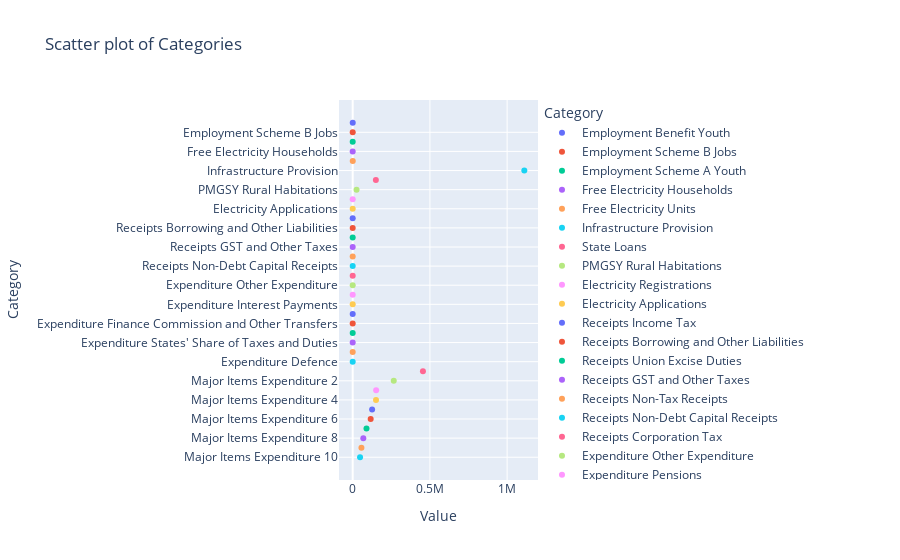

This figure's notebook cell:
### Code cell
fig_scatter = px.scatter(budget_df, x = "Value", y = "Category", color="Category", title="Scatter plot of Categories",
           labels={"Value": "Value", "Category":"Category"})
fig_scatter.show()

### Figure 1 — Plotly figure (JSON) as saved in the notebook; plotly's stock layout.template omitted (floating-point values rounded to 4 significant figures)
{"data": [{"hovertemplate": "Category=%{y}<br>Value=%{x}<extra></extra>", "legendgroup": "Employment Benefit Youth", "marker": {"color": "#636efa", "symbol": "circle"}, "mode": "markers", "name": "Employment Benefit Youth", "orientation": "h", "showlegend": true, "type": "scatter", "x": [210], "xaxis": "x", "y": ["Employment Benefit Youth"], "yaxis": "y"}, {"hovertemplate": "Category=%{y}<br>Value=%{x}<extra></extra>", "legendgroup": "Employment Scheme B Jobs", "marker": {"color": "#EF553B", "symbol": "circle"}, "mode": "markers", "name": "Employment Scheme B Jobs", "orientation": "h", "showlegend": true, "type": "scatter", "x": [50], "xaxis": "x", "y": ["Employment Scheme B Jobs"], "yaxis": "y"}, {"hovertemplate": "Category=%{y}<br>Value=%{x}<extra></extra>", "legendgroup": "Employment Scheme A Youth", "marker": {"color": "#00cc96", "symbol": "circle"}, "mode": "markers", "name": "Employment Scheme A Youth", "orientation": "h", "showlegend": true, "type": "scatter", "x": [30], "xaxis": "x", "y": ["Employment Scheme A Youth"], "yaxis": "y"}, {"hovertemplate": "Category=%{y}<br>Value=%{x}<extra></extra>", "legendgroup": "Free Electricity Households", "marker": {"color": "#ab63fa", "symbol": "circle"}, "mode": "markers", "name": "Free Electricity Households", "orientation": "h", "showlegend": true, "type": "scatter", "x": [1], "xaxis": "x", "y": ["Free Electricity Households"], "yaxis": "y"}, {"hovertemplate": "Category=%{y}<br>Value=%{x}<extra></extra>", "legendgroup": "Free Electricity Units", "marker": {"color": "#FFA15A", "symbol": "circle"}, "mode": "markers", "name": "Free Electricity Units", "orientation": "h", "showlegend": true, "type": "scatter", "x": [300], "xaxis": "x", "y": ["Free Electricity Units"], "yaxis": "y"}, {"hovertemplate": "Category=%{y}<br>Value=%{x}<extra></extra>", "legendgroup": "Infrastructure Provision", "marker": {"color": "#19d3f3", "symbol": "circle"}, "mode": "markers", "name": "Infrastructure Provision", "orientation": "h", "showlegend": true, "type": "scatter", "x": [1111111], "xaxis": "x", "y": ["Infrastructure Provision"], "yaxis": "y"}, {"hovertemplate": "Category=%{y}<br>Value=%{x}<extra></extra>", "legendgroup": "State Loans", "marker": {"color": "#FF6692", "symbol": "circle"}, "mode": "markers", "name": "State Loans", "orientation": "h", "showlegend": true, "type": "scatter", "x": [150000], "xaxis": "x", "y": ["State Loans"], "yaxis": "y"}, {"hovertemplate": "Category=%{y}<br>Value=%{x}<extra></extra>", "legendgroup": "PMGSY Rural Habitations", "marker": {"color": "#B6E880", "symbol": "circle"}, "mode": "markers", "name": "PMGSY Rural Habitations", "orientation": "h", "showlegend": true, "type": "scatter", "x": [25000], "xaxis": "x", "y": ["PMGSY Rural Habitations"], "yaxis": "y"}, {"hovertemplate": "Category=%{y}<br>Value=%{x}<extra></extra>", "legendgroup": "Electricity Registrations", "marker": {"color": "#FF97FF", "symbol": "circle"}, "mode": "markers", "name": "Electricity Registrations", "orientation": "h", "showlegend": true, "type": "scatter", "x": [1.28], "xaxis": "x", "y": ["Electricity Registrations"], "yaxis": "y"}, {"hovertemplate": "Category=%{y}<br>Value=%{x}<extra></extra>", "legendgroup": "Electricity Applications", "marker": {"color": "#FECB52", "symbol": "circle"}, "mode": "markers", "name": "Electricity Applications", "orientation": "h", "showlegend": true, "type": "scatter", "x": [14], "xaxis": "x", "y": ["Electricity Applications"], "yaxis": "y"}, {"hovertemplate": "Category=%{y}<br>Value=%{x}<extra></extra>", "legendgroup": "Receipts Income Tax", "marker": {"color": "#636efa", "symbol": "circle"}, "mode": "markers", "name": "Receipts Income Tax", "orientation": "h", "showlegend": true, "type": "scatter", "x": [19], "xaxis": "x", "y": ["Receipts Income Tax"], "yaxis": "y"}, {"hovertemplate": "Category=%{y}<br>Value=%{x}<extra></extra>", "legendgroup": "Receipts Borrowing and Other Liabilities", "marker": {"color": "#EF553B", "symbol": "circle"}, "mode": "markers", "name": "Receipts Borrowing and Other Liabilities", "orientation": "h", "showlegend": true, "type": "scatter", "x": [27], "xaxis": "x", "y": ["Receipts Borrowing and Other Liabilities"], "yaxis": "y"}, {"hovertemplate": "Category=%{y}<br>Value=%{x}<extra></extra>", "legendgroup": "Receipts Union Excise Duties", "marker": {"color": "#00cc96", "symbol": "circle"}, "mode": "markers", "name": "Receipts Union Excise Duties", "orientation": "h", "showlegend": true, "type": "scatter", "x": [5], "xaxis": "x", "y": ["Receipts Union Excise Duties"], "yaxis": "y"}, {"hovertemplate": "Category=%{y}<br>Value=%{x}<extra></extra>", "legendgroup": "Receipts GST and Other Taxes", "marker": {"color": "#ab63fa", "symbol": "circle"}, "mode": "markers", "name": "Receipts GST and Other Taxes", "orientation": "h", "showlegend": true, "type": "scatter", "x": [18], "xaxis": "x", "y": ["Receipts GST and Other Taxes"], "yaxis": "y"}, {"hovertemplate": "Category=%{y}<br>Value=%{x}<extra></extra>", "legendgroup": "Receipts Non-Tax Receipts", "marker": {"color": "#FFA15A", "symbol": "circle"}, "mode": "markers", "name": "Receipts Non-Tax Receipts", "orientation": "h", "showlegend": true, "type": "scatter", "x": [9], "xaxis": "x", "y": ["Receipts Non-Tax Receipts"], "yaxis": "y"}, {"hovertemplate": "Category=%{y}<br>Value=%{x}<extra></extra>", "legendgroup": "Receipts Non-Debt Capital Receipts", "marker": {"color": "#19d3f3", "symbol": "circle"}, "mode": "markers", "name": "Receipts Non-Debt Capital Receipts", "orientation": "h", "showlegend": true, "type": "scatter", "x": [4], "xaxis": "x", "y": ["Receipts Non-Debt Capital Receipts"], "yaxis": "y"}, {"hovertemplate": "Category=%{y}<br>Value=%{x}<extra></extra>", "legendgroup": "Receipts Corporation Tax", "marker": {"color": "#FF6692", "symbol": "circle"}, "mode": "markers", "name": "Receipts Corporation Tax", "orientation": "h", "showlegend": true, "type": "scatter", "x": [17], "xaxis": "x", "y": ["Receipts Corporation Tax"], "yaxis": "y"}, {"hovertemplate": "Category=%{y}<br>Value=%{x}<extra></extra>", "legendgroup": "Expenditure Other Expenditure", "marker": {"color": "#B6E880", "symbol": "circle"}, "mode": "markers", "name": "Expenditure Other Expenditure", "orientation": "h", "showlegend": true, "type": "scatter", "x": [9], "xaxis": "x", "y": ["Expenditure Other Expenditure"], "yaxis": "y"}, {"hovertemplate": "Category=%{y}<br>Value=%{x}<extra></extra>", "legendgroup": "Expenditure Pensions", "marker": {"color": "#FF97FF", "symbol": "circle"}, "mode": "markers", "name": "Expenditure Pensions", "orientation": "h", "showlegend": true, "type": "scatter", "x": [4], "xaxis": "x", "y": ["Expenditure Pensions"], "yaxis": "y"}, {"hovertemplate": "Category=%{y}<br>Value=%{x}<extra></extra>", "legendgroup": "Expenditure Interest Payments", "marker": {"color": "#FECB52", "symbol": "circle"}, "mode": "markers", "name": "Expenditure Interest Payments", "orientation": "h", "showlegend": true, "type": "scatter", "x": [19], "xaxis": "x", "y": ["Expenditure Interest Payments"], "yaxis": "y"}, {"hovertemplate": "Category=%{y}<br>Value=%{x}<extra></extra>", "legendgroup": "Expenditure Centrally Sponsored Scheme", "marker": {"color": "#636efa", "symbol": "circle"}, "mode": "markers", "name": "Expenditure Centrally Sponsored Scheme", "orientation": "h", "showlegend": true, "type": "scatter", "x": [8], "xaxis": "x", "y": ["Expenditure Centrally Sponsored Scheme"], "yaxis": "y"}, {"hovertemplate": "Category=%{y}<br>Value=%{x}<extra></extra>", "legendgroup": "Expenditure Finance Commission and Other Transfers", "marker": {"color": "#EF553B", "symbol": "circle"}, "mode": "markers", "name": "Expenditure Finance Commission and Other Transfers", "orientation": "h", "showlegend": true, "type": "scatter", "x": [9], "xaxis": "x", "y": ["Expenditure Finance Commission and Other Transfers"], "yaxis": "y"}, {"hovertemplate": "Category=%{y}<br>Value=%{x}<extra></extra>", "legendgroup": "Expenditure Central Sector Scheme", "marker": {"color": "#00cc96", "symbol": "circle"}, "mode": "markers", "name": "Expenditure Central Sector Scheme", "orientation": "h", "showlegend": true, "type": "scatter", "x": [16], "xaxis": "x", "y": ["Expenditure Central Sector Scheme"], "yaxis": "y"}, {"hovertemplate": "Category=%{y}<br>Value=%{x}<extra></extra>", "legendgroup": "Expenditure States' Share of Taxes and Duties", "marker": {"color": "#ab63fa", "symbol": "circle"}, "mode": "markers", "name": "Expenditure States' Share of Taxes and Duties", "orientation": "h", "showlegend": true, "type": "scatter", "x": [21], "xaxis": "x", "y": ["Expenditure States' Share of Taxes and Duties"], "yaxis": "y"}, {"hovertemplate": "Category=%{y}<br>Value=%{x}<extra></extra>", "legendgroup": "Expenditure Subsidies", "marker": {"color": "#FFA15A", "symbol": "circle"}, "mode": "markers", "name": "Expenditure Subsidies", "orientation": "h", "showlegend": true, "type": "scatter", "x": [6], "xaxis": "x", "y": ["Expenditure Subsidies"], "yaxis": "y"}, {"hovertemplate": "Category=%{y}<br>Value=%{x}<extra></extra>", "legendgroup": "Expenditure Defence", "marker": {"color": "#19d3f3", "symbol": "circle"}, "mode": "markers", "name": "Expenditure Defence", "orientation": "h", "showlegend": true, "type": "scatter", "x": [8], "xaxis": "x", "y": ["Expenditure Defence"], "yaxis": "y"}, {"hovertemplate": "Category=%{y}<br>Value=%{x}<extra></extra>", "legendgroup": "Major Items Expenditure 1", "marker": {"color": "#FF6692", "symbol": "circle"}, "mode": "markers", "name": "Major Items Expenditure 1", "orientation": "h", "showlegend": true, "type": "scatter", "x": [454773], "xaxis": "x", "y": ["Major Items Expenditure 1"], "yaxis": "y"}, {"hovertemplate": "Category=%{y}<br>Value=%{x}<extra></extra>", "legendgroup": "Major Items Expenditure 2", "marker": {"color": "#B6E880", "symbol": "circle"}, "mode": "markers", "name": "Major Items Expenditure 2", "orientation": "h", "showlegend": true, "type": "scatter", "x": [265808], "xaxis": "x", "y": ["Major Items Expenditure 2"], "yaxis": "y"}, {"hovertemplate": "Category=%{y}<br>Value=%{x}<extra></extra>", "legendgroup": "Major Items Expenditure 3", "marker": {"color": "#FF97FF", "symbol": "circle"}, "mode": "markers", "name": "Major Items Expenditure 3", "orientation": "h", "showlegend": true, "type": "scatter", "x": [151851], "xaxis": "x", "y": ["Major Items Expenditure 3"], "yaxis": "y"}, {"hovertemplate": "Category=%{y}<br>Value=%{x}<extra></extra>", "legendgroup": "Major Items Expenditure 4", "marker": {"color": "#FECB52", "symbol": "circle"}, "mode": "markers", "name": "Major Items Expenditure 4", "orientation": "h", "showlegend": true, "type": "scatter", "x": [150983], "xaxis": "x", "y": ["Major Items Expenditure 4"], "yaxis": "y"}, {"hovertemplate": "Category=%{y}<br>Value=%{x}<extra></extra>", "legendgroup": "Major Items Expenditure 5", "marker": {"color": "#636efa", "symbol": "circle"}, "mode": "markers", "name": "Major Items Expenditure 5", "orientation": "h", "showlegend": true, "type": "scatter", "x": [125638], "xaxis": "x", "y": ["Major Items Expenditure 5"], "yaxis": "y"}, {"hovertemplate": "Category=%{y}<br>Value=%{x}<extra></extra>", "legendgroup": "Major Items Expenditure 6", "marker": {"color": "#EF553B", "symbol": "circle"}, "mode": "markers", "name": "Major Items Expenditure 6", "orientation": "h", "showlegend": true, "type": "scatter", "x": [116342], "xaxis": "x", "y": ["Major Items Expenditure 6"], "yaxis": "y"}, {"hovertemplate": "Category=%{y}<br>Value=%{x}<extra></extra>", "legendgroup": "Major Items Expenditure 7", "marker": {"color": "#00cc96", "symbol": "circle"}, "mode": "markers", "name": "Major Items Expenditure 7", "orientation": "h", "showlegend": true, "type": "scatter", "x": [89287], "xaxis": "x", "y": ["Major Items Expenditure 7"], "yaxis": "y"}, {"hovertemplate": "Category=%{y}<br>Value=%{x}<extra></extra>", "legendgroup": "Major Items Expenditure 8", "marker": {"color": "#ab63fa", "symbol": "circle"}, "mode": "markers", "name": "Major Items Expenditure 8", "orientation": "h", "showlegend": true, "type": "scatter", "x": [68769], "xaxis": "x", "y": ["Major Items Expenditure 8"], "yaxis": "y"}, {"hovertemplate": "Category=%{y}<br>Value=%{x}<extra></extra>", "legendgroup": "Major Items Expenditure 9", "marker": {"color": "#FFA15A", "symbol": "circle"}, "mode": "markers", "name": "Major Items Expenditure 9", "orientation": "h", "showlegend": true, "type": "scatter", "x": [56501], "xaxis": "x", "y": ["Major Items Expenditure 9"], "yaxis": "y"}, {"hovertemplate": "Category=%{y}<br>Value=%{x}<extra></extra>", "legendgroup": "Major Items Expenditure 10", "marker": {"color": "#19d3f3", "symbol": "circle"}, "mode": "markers", "name": "Major Items Expenditure 10", "orientation": "h", "showlegend": true, "type": "scatter", "x": [47559], "xaxis": "x", "y": ["Major Items Expenditure 10"], "yaxis": "y"}], "layout": {"legend": {"title": {"text": "Category"}, "tracegroupgap": 0}, "title": {"text": "Scatter plot of Categories"}, "xaxis": {"anchor": "y", "domain": [0, 1], "title": {"text": "Value"}}, "yaxis": {"anchor": "x", "categoryarray": ["Major Items Expenditure 10", "Major Items Expenditure 9", "Major Items Expenditure 8", "Major Items Expenditure 7", "Major Items Expenditure 6", "Major Items Expenditure 5", "Major Items Expenditure 4", "Major Items Expenditure 3", "Major Items Expenditure 2", "Major Items Expenditure 1", "Expenditure Defence", "Expenditure Subsidies", "Expenditure States' Share of Taxes and Duties", "Expenditure Central Sector Scheme", "Expenditure Finance Commission and Other Transfers", "Expenditure Centrally Sponsored Scheme", "Expenditure Interest Payments", "Expenditure Pensions", "Expenditure Other Expenditure", "Receipts Corporation Tax", "Receipts Non-Debt Capital Receipts", "Receipts Non-Tax Receipts", "Receipts GST and Other Taxes", "Receipts Union Excise Duties", "Receipts Borrowing and Other Liabilities", "Receipts Income Tax", "Electricity Applications", "Electricity Registrations", "PMGSY Rural Habitations", "State Loans", "Infrastructure Provision", "Free Electricity Units", "Free Electricity Households", "Employment Scheme A Youth", "Employment Scheme B Jobs", "Employment Benefit Youth"], "categoryorder": "array", "domain": [0, 1], "title": {"text": "Category"}}}}
